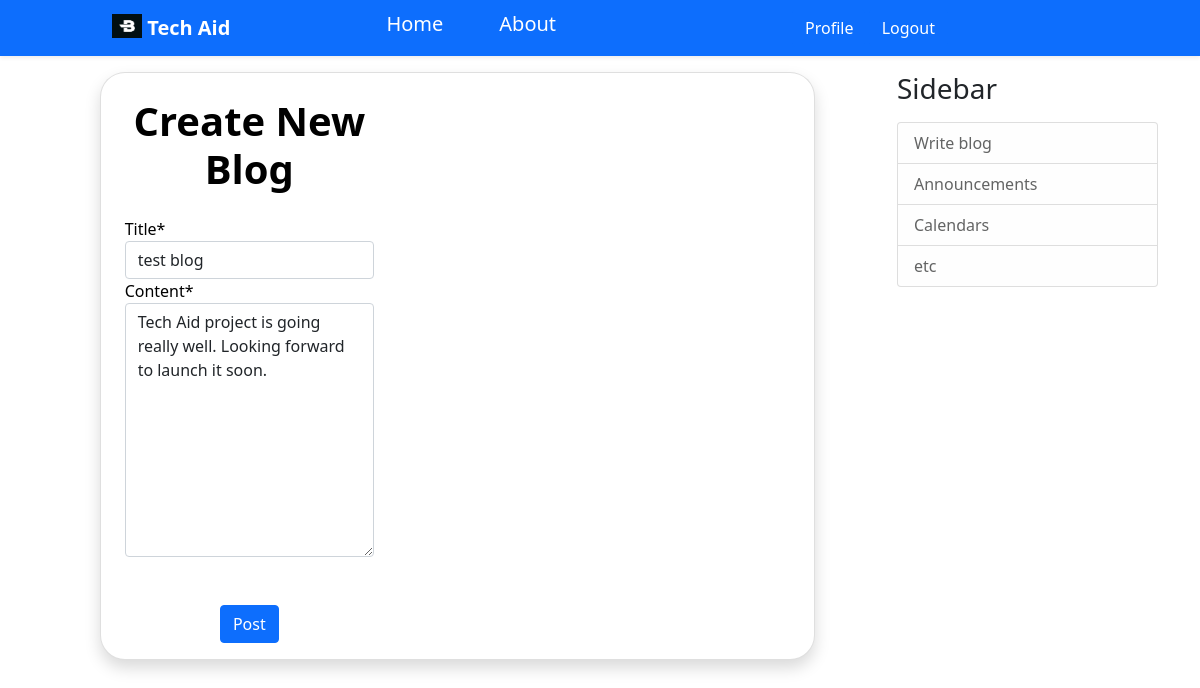
The page /post/7/update/ (signed in) on the database its author committed.
### blog/models.py (models this page shows, shortened)
class postblog(models.Model):
    title=models.CharField(max_length=50)
    content=models.TextField()
    date_posted=models.DateField(default=timezone.now)
    user=models.ForeignKey(User, on_delete=models.CASCADE)

### blog/views.py (the view, shortened to what this page needs)
# urls.py: path('post/<int:pk>/update/',postblogUpdateView.as_view(),name="blog-update"),
class postblogUpdateView(LoginRequiredMixin, UserPassesTestMixin, UpdateView):
    model = postblog
    template_name = "blog/post_create.html"
    fields = (
        'title',
        'content',
    )
    def test_func(self):
        post=self.get_object()
        if self.request.user == post.user:
            return True
        return False

### blog/templates/blog/post_create.html (shortened to what this page needs)
{% extends 'blog/base.html' %}
{% load crispy_forms_tags %}
{%block content%}
<section class="vh-90" >
  <div class="container h-90">
    <div class="row d-flex justify-content-center align-items-center h-90">
      <div class="col-lg-12 col-xl-11">
        <div class="card shadow text-black" style="border-radius: 25px;">
            <div class="col-md-10 col-lg-6 col-xl-5 order-2 order-lg-1">
            <p class="text-center h1 fw-bold mb-4 mx-1 mx-md-4 mt-4">Create New Blog</p>
            <div class="container">
                <form method="POST">
                  {{form|crispy}}
                  <div class="d-flex justify-content-center my-5 mb-3 mb-lg-3">
                    <input class="btn btn-primary" type="submit" role="button" value="Post">
                  </div>
                </form>
            </div>
            </div>
        </div>
      </div>
    </div>
  </div>
</section>
{%endblock content%}

### rows shown on the page
postblog: title "test blog", content "Tech Aid project is going really well. Looking forward to launch it soon."
